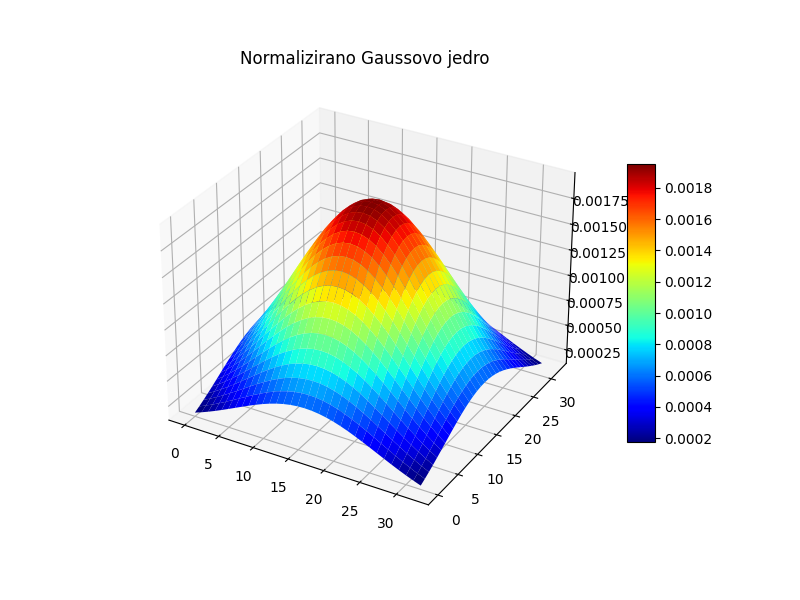
#> input picture utils/res/Normalizirano Gaussovo jedro.png, 800 x 600 px, given in place of Train3_Zagreb_150m_80fov_90deg_0016.jpeg_sat_16.tiff, which was not available
$ python plot_tiff_bounds.py
#> lines starting #> are read from the running program, lines starting #| are printed output that depends on the picture
import matplotlib.pyplot as plt


def plot_with_grid(image, fname="grid.png"):
    # Create a new figure with the exact dimensions of the image
    fig = plt.figure(figsize=(image.shape[1] / 80.0, image.shape[0] / 80.0), dpi=60)

    # Add an axis that spans the entire figure
    ax = fig.add_axes([0, 0, 1, 1], frameon=False, aspect=1)

    ax.set_xticks([])
    ax.set_yticks([])
    ax.axis("off")

    ax.imshow(image, origin="upper")

    # Calculate grid spacing based on image dimensions
    x_spacing = image.shape[1] // 3
    y_spacing = image.shape[0] // 3

    grid_color = "#d3d3d3"  # Light gray
    grid_alpha = 0.5  # Semi-transparent
    grid_linestyle = "--"  # Dashed lines
    grid_linewidth = 5

    # Draw vertical grid lines
    for x in range(x_spacing, image.shape[1], x_spacing):
        ax.vlines(
            x,
            0,
            image.shape[0],
            colors=grid_color,
            alpha=grid_alpha,
            linestyle=grid_linestyle,
            linewidth=grid_linewidth,
        )

    # Draw horizontal grid lines
    for y in range(y_spacing, image.shape[0], y_spacing):
        ax.hlines(
            y,
            0,
            image.shape[1],
            colors=grid_color,
            alpha=grid_alpha,
            linestyle=grid_linestyle,
            linewidth=grid_linewidth,
        )

    # Save the figure without borders
    plt.subplots_adjust(top=1, bottom=0, right=1, left=0, hspace=0, wspace=0)
    plt.margins(0, 0)
    plt.gca().xaxis.set_major_locator(plt.NullLocator())
    plt.gca().yaxis.set_major_locator(plt.NullLocator())
    plt.savefig(f"./res/{fname}", bbox_inches="tight", pad_inches=0, transparent=True)
    plt.show()
    plt.cla()
    plt.clf()


def main():
    tiff_paths = [
        "../dataset/Train3_Zagreb_150m_80fov_90deg/footage/Train3_Zagreb_150m_80fov_90deg_0016.jpeg_sat_16.tiff",
        "../dataset/Test1_Ljubljana_150m_80fov_90deg/footage/Test1_Ljubljana_150m_80fov_90deg_0205.jpeg_sat_16.tiff",
        "../dataset/Train10_Venice_150m_80fov_90deg/footage/Train10_Venice_150m_80fov_90deg_0018.jpeg_sat_16.tiff",
        "../dataset/Train8_Pordenone_150m_80fov_90deg/footage/Train8_Pordenone_150m_80fov_90deg_0138.jpeg_sat_16.tiff",
        "../dataset/Train9_Szombathely_150m_80fov_90deg/footage/Train9_Szombathely_150m_80fov_90deg_0194.jpeg_sat_16.tiff",
        "../dataset/Train7_Pula_150m_80fov_90deg/footage/Train7_Pula_150m_80fov_90deg_0101.jpeg_sat_16.tiff",
        "../dataset/Train6_Udine_150m_80fov_90deg/footage/Train6_Udine_150m_80fov_90deg_0197.jpeg_sat_16.tiff",
        "../dataset/Train4_Graz_150m_80fov_90deg/footage/Train4_Graz_150m_80fov_90deg_0218.jpeg_sat_16.tiff",
    ]

    for p in tiff_paths:
        img = plt.imread(p)
#> img is the input picture: shape (600, 800, 4) float32; mean R, G, B, A 0.912, 0.934, 0.931, 1
        fname = p.split("/")[-1].split(".")[0] + "_grid.png"
        plot_with_grid(img, fname)
#> in plot_with_grid, `plt.savefig(f"./res/{fname}", bbox_inches="tight", pad_inches=0, trans..`:
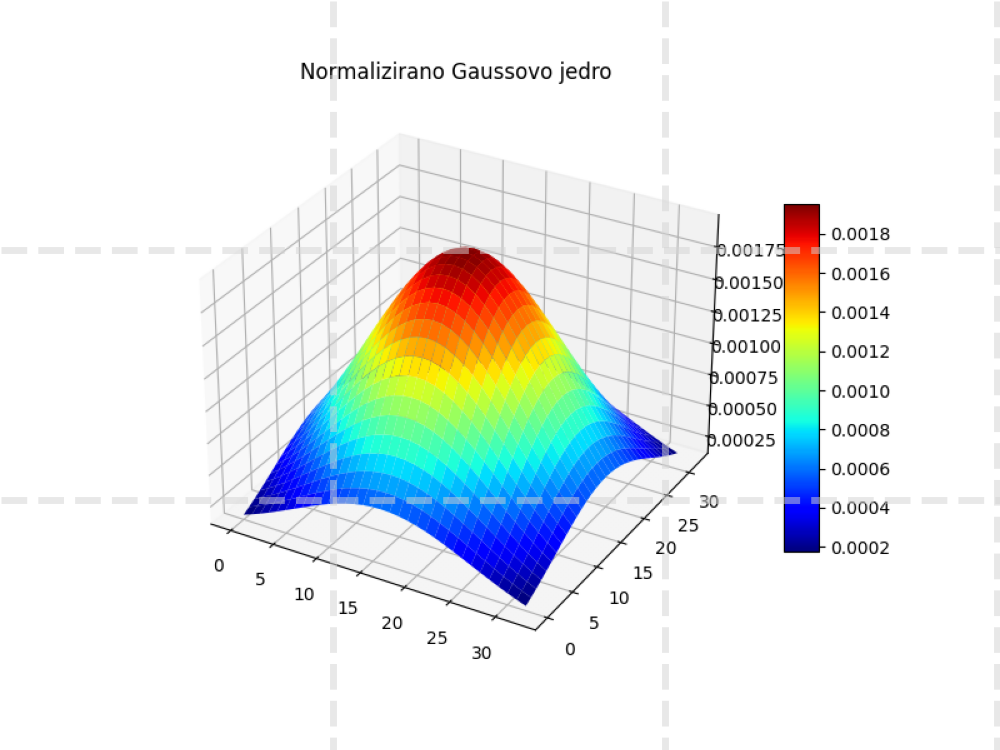
#> figure drawn by matplotlib, 1 panel
#> pass 2 of the loop in main, `for p in tiff_paths:`:
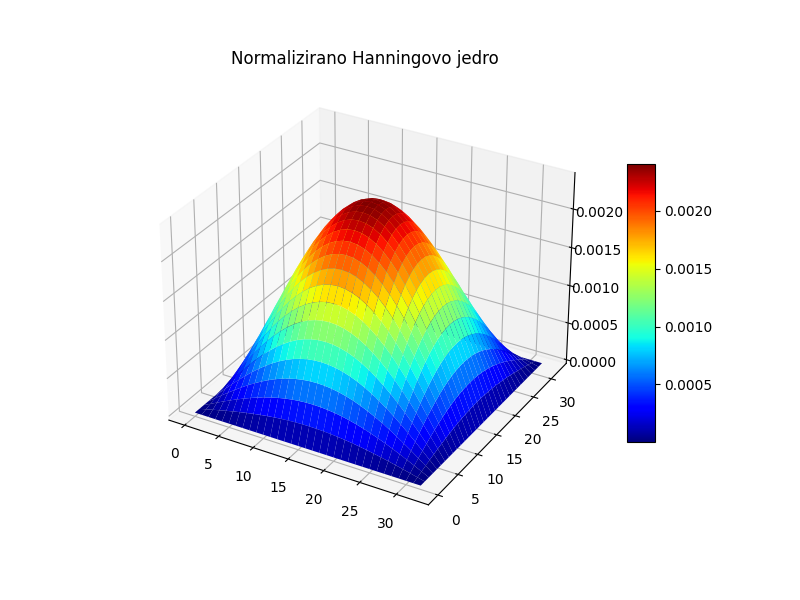
#> input picture utils/res/Normalizirano Hanningovo jedro.png, 800 x 600 px, given in place of Test1_Ljubljana_150m_80fov_90deg_0205.jpeg_sat_16.tiff, which was not available
#> in main, img is the input picture: shape (600, 800, 4) float32; mean R, G, B, A 0.902, 0.92, 0.93, 1
#> in plot_with_grid (call 2), `plt.savefig(f"./res/{fname}", bbox_inches="tight", pad_inches=0, trans..`:
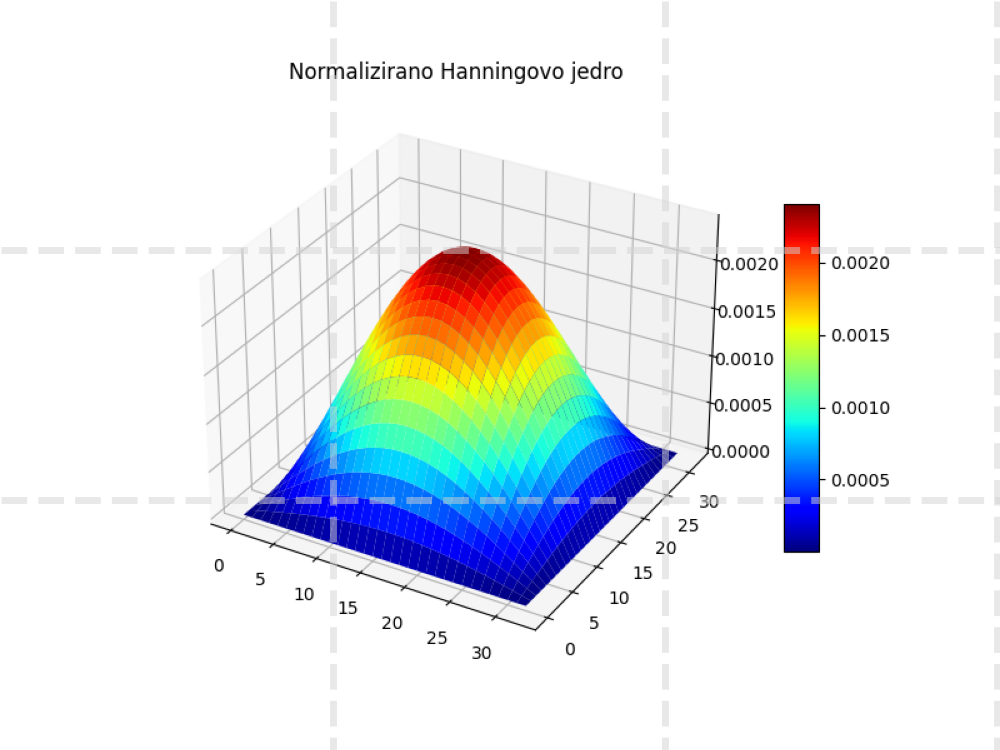
#> figure drawn by matplotlib, 1 panel


if __name__ == "__main__":
#> (the run stopped early here; a loop or call above may not have finished)
